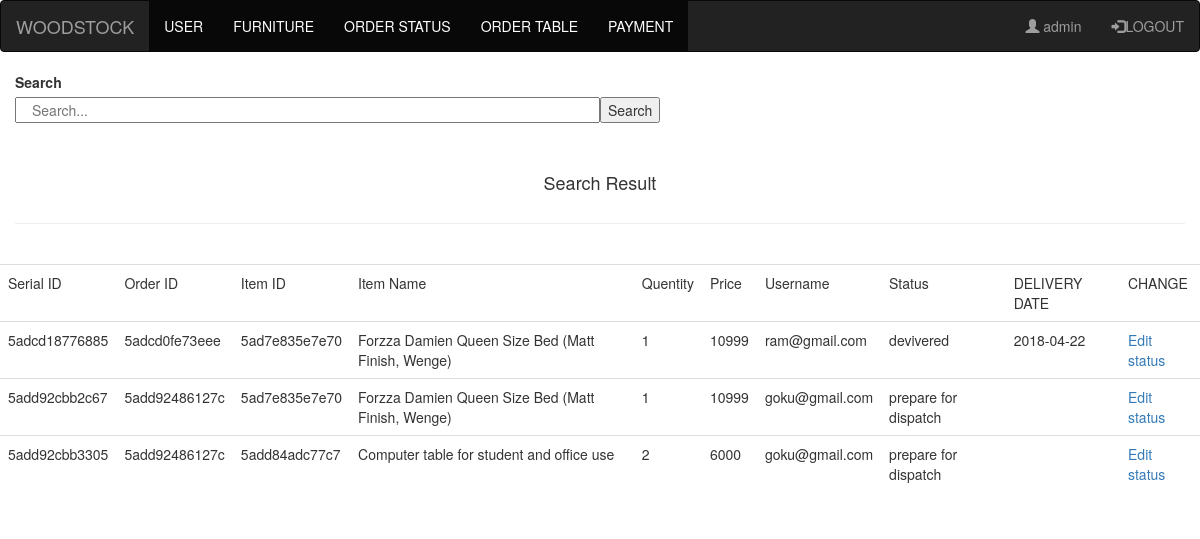
The page /order_status.php (signed in) on the database its author committed.
### tables this page shows
CREATE TABLE `5ad84eaee27a4` (
  `serialid` varchar(100) NOT NULL,
  `orderid` varchar(100) DEFAULT NULL,
  `iid` varchar(100) DEFAULT NULL,
  `iname` varchar(100) DEFAULT NULL,
  `QTY` int(20) DEFAULT '1',
  `IPRICE` int(11) DEFAULT NULL,
  `username` varchar(100) DEFAULT NULL,
  `status` varchar(20) DEFAULT 'prepare for dispatch',
  `delivery_date` date DEFAULT NULL
);

CREATE TABLE `5add89d125efb` (
  `serialid` varchar(100) NOT NULL,
  `orderid` varchar(100) DEFAULT NULL,
  `iid` varchar(100) DEFAULT NULL,
  `iname` varchar(100) DEFAULT NULL,
  `QTY` int(20) DEFAULT '1',
  `IPRICE` int(11) DEFAULT NULL,
  `username` varchar(100) DEFAULT NULL,
  `status` varchar(20) DEFAULT 'prepare for dispatch',
  `delivery_date` date DEFAULT NULL
);

### order_status.php (the view, shortened to what this page needs)
<?php
include("admin_navbar.php");
if (isset($_SESSION["admin"]))
{
?>
<!DOCTYPE html>
<html lang="en">
<head>
</head>
<body>
<div class="container-fluid">
	<label for="search">Search</label>
<form action="order_status.php" method="GET">
	<input type="text" name="search" placeholder="Search..." class="col-md-6">
	<input type="submit" name="s_submit" value="Search">
</form>
<br><br>
<h4 class="text-center">Search Result</h4>
<hr><br>
</div>
<div class="container-fluid">
	<div class="row">
		<table class="table" style="overflow-x: auto;">
			<tr>
				<td>Serial ID</td>
				<td>Order ID</td>
				<td>Item ID</td>
				<td>Item Name</td>
				<td>Quentity</td>
				<td>Price</td>
				<td>Username</td>
				<td>Status</td>
				<td>DELIVERY DATE</td>
				<td>CHANGE</td>
			</tr>
			<?php
				$sltreg = "SELECT * FROM medi_register";
				if ($result = mysqli_query($localconnect,$sltreg))
				{
					while ($row = mysqli_fetch_array($result))
					{
						$order_table = $row["order_tbl_id"];
						$sltorder = "SELECT * FROM $order_table";
						if ($result2 = mysqli_query($localconnect,$sltorder))
						{
							while ($row2 = mysqli_fetch_array($result2))
							{
								echo "<tr>";
								echo "<td>".$row2["serialid"]."</td>";
								$serialid = $row2["serialid"];
								echo "<td>".$row2["orderid"]."</td>";
								echo "<td>".$row2["iid"]."</td>";
								echo "<td>".$row2["iname"]."</td>";
								echo "<td>".$row2["QTY"]."</td>";
								echo "<td>".$row2["IPRICE"]."</td>";
								echo "<td>".$row2["username"]."</td>";
								echo "<td>".$row2["status"]."</td>";
								echo "<td>".$row2["delivery_date"]."</td>";
								echo "<td><a href='order_status.php?orderid=$serialid&order_table=$order_table'>Edit status</a></td>";
								echo "</tr>";
							}
						}
					}
				}
			 ?>
		</table>
	</div>
</div>
</body>
</html>
<?php
}
else
{
	echo "<script>alert('please login');</script>";
	echo "<script>window.location.href='index.php';</script>";
}
?>

### rows shown on the page
5ad84eaee27a4: serialid "5adcd18776885", orderid "5adcd0fe73eee", iid "5ad7e835e7e70", iname "Forzza Damien Queen Size Bed (Matt Finish, Wenge)", QTY "1", IPRICE "10999", username "ram@gmail.com", status "devivered", delivery_date "2018-04-22"
5add89d125efb: serialid "5add92cbb2c67", orderid "5add92486127c", iid "5ad7e835e7e70", iname "Forzza Damien Queen Size Bed (Matt Finish, Wenge)", QTY "1", IPRICE "10999", username "goku@gmail.com", status "prepare for dispatch"
5add89d125efb: serialid "5add92cbb3305", orderid "5add92486127c", iid "5add84adc77c7", iname "Computer table for student and office use", QTY "2", IPRICE "6000", username "goku@gmail.com", status "prepare for dispatch"

### other values the page prints
$_SESSION["admin"] "admin"
